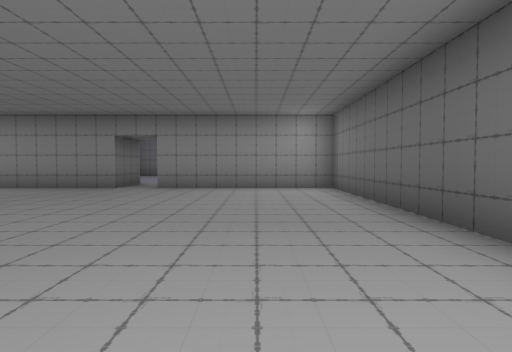
[1] (above)

16 first-person views from a walk through a scene from a Unity 3-D project. The camera is 1.2 m above the floor, tilts 2° down and sees 75° across. The floor is counted in squares, 2 m on a side. Each view is taken from the middle of a square. On the plan, view 1 faces up. The plan holds only what a view shows up to about 10 squares ahead; the rest is blank. The player is left out. Some surface patterns are stand-ins.

[2]
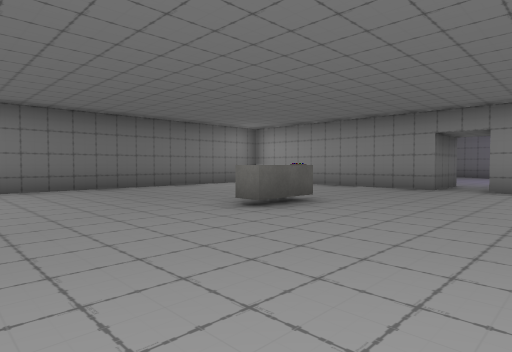

[3]
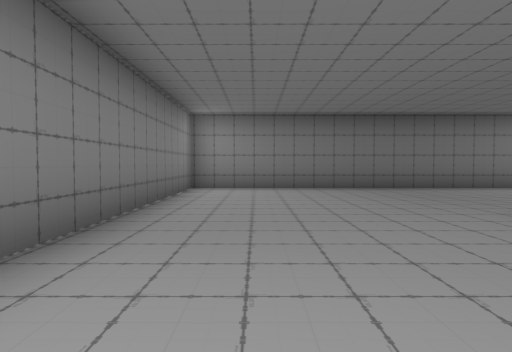

[4]
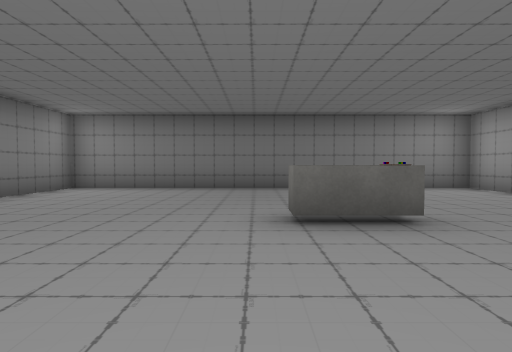

[5]
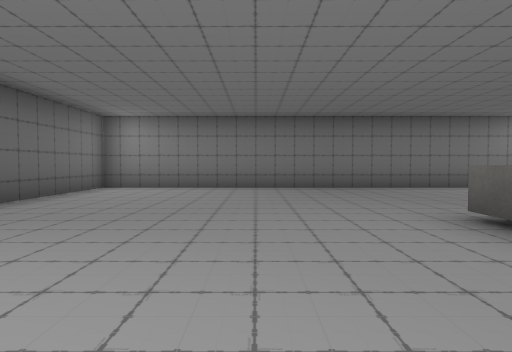

[6]
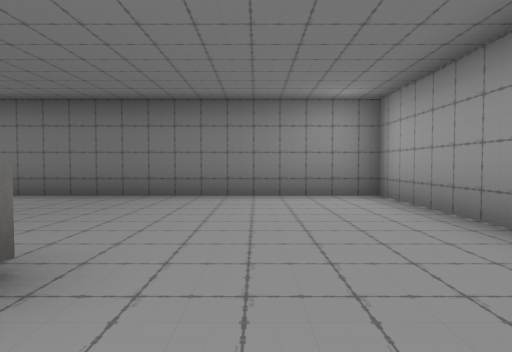

[7]
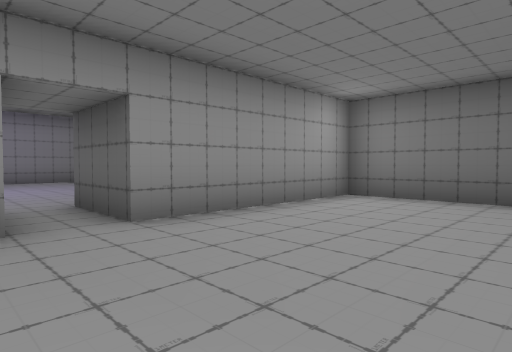

[8]
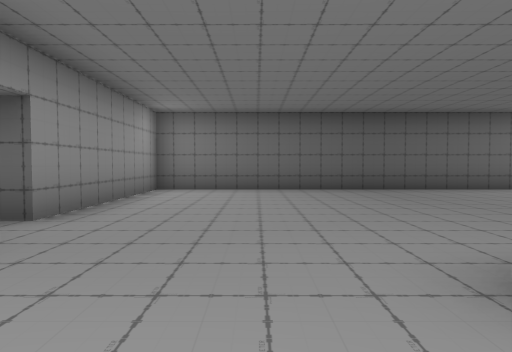

[9]
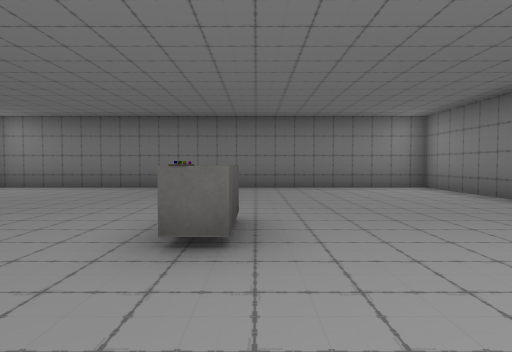

[10]
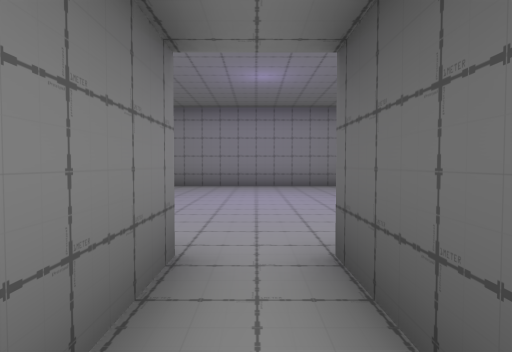

[11]
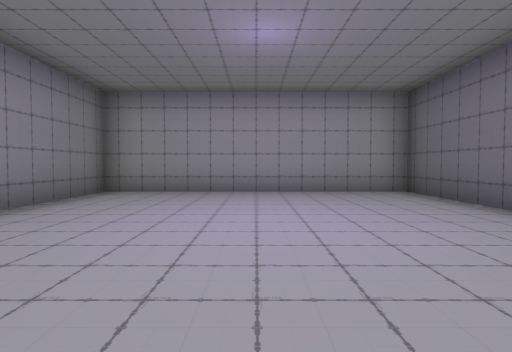

[12]
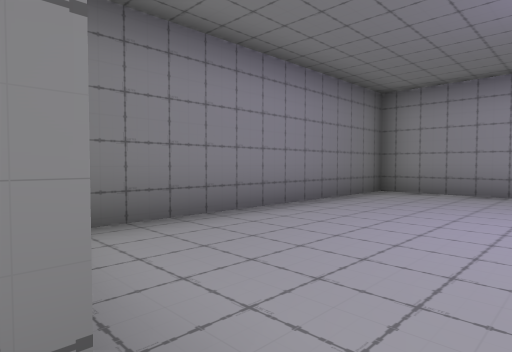

[13]
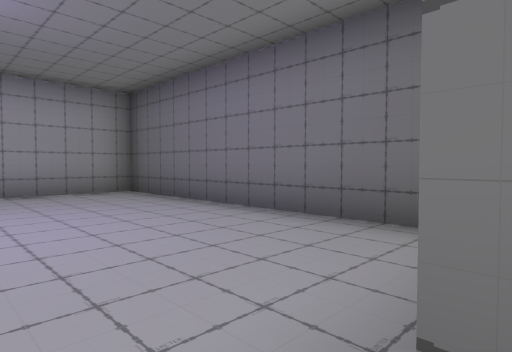

[14]
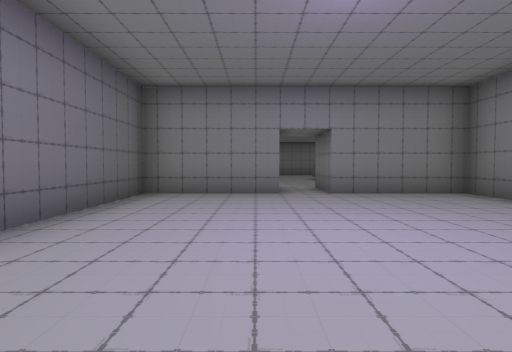

[15]
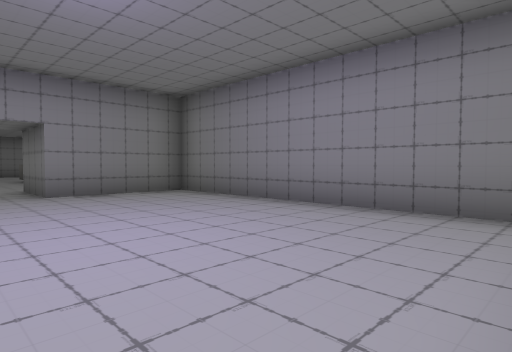

[16]
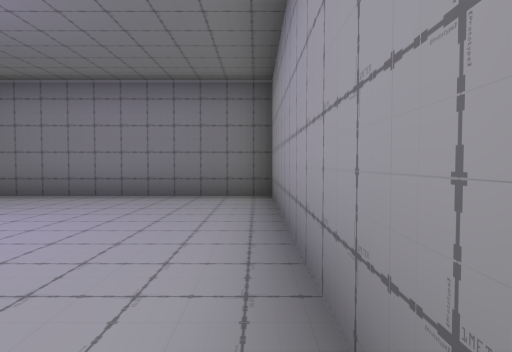

### Floor plan
Points are (right, up) in squares from view 1. A wall is a line through its corners. A room is listed if a view was taken in it or the views show most of it. See-through windows are left out.
Room 1 (views 1, 2, 3, 4, 5, 6, 7, 8, 9, 10)
walls: (-4.3, 3.4) (-4.8, 3.4) (-4.8, 4.7) (-4.3, 4.7) (-4.3, 3.4); (-3.5, 8.4) (-9.4, 8.4) (-9.4, -1.6) (1.9, -1.6) (1.9, 8.4) (-2.5, 8.4)
ways out: opening at (-3, 9.5) to room 2
Room 2 (views 11, 12, 13, 14, 15, 16)
walls: (-2.5, 8.4) (-2.5, 10.2) (0.3, 10.2) (0.3, 17.3) (-6.3, 17.3) (-6.3, 10.2) (-3.5, 10.2) (-3.5, 8.4)
ways out: opening at (-3, 9.5) to room 1

Where each view was taken, in squares from view 1:
view 1: 0 up, 0 right, facing up
view 2: 0 up, 1 left, facing up-left
view 3: 0 up, 1 left, facing left
view 4: 3 up, 1 left, facing left
view 5: 7 up, 2 left, facing down
view 6: 6 up, 3 left, facing left
view 7: 5 up, 4 left, facing up-right
view 8: 6 up, 6 left, facing right
view 9: 7 up, 5 left, facing down
view 10: 8 up, 3 left, facing up
view 11: 10 up, 3 left, facing up
view 12: 10 up, 3 left, facing up-left
view 13: 10 up, 3 left, facing up-right
view 14: 17 up, 2 left, facing down
view 15: 17 up, 2 left, facing down-left
view 16: 17 up, 0 right, facing left
